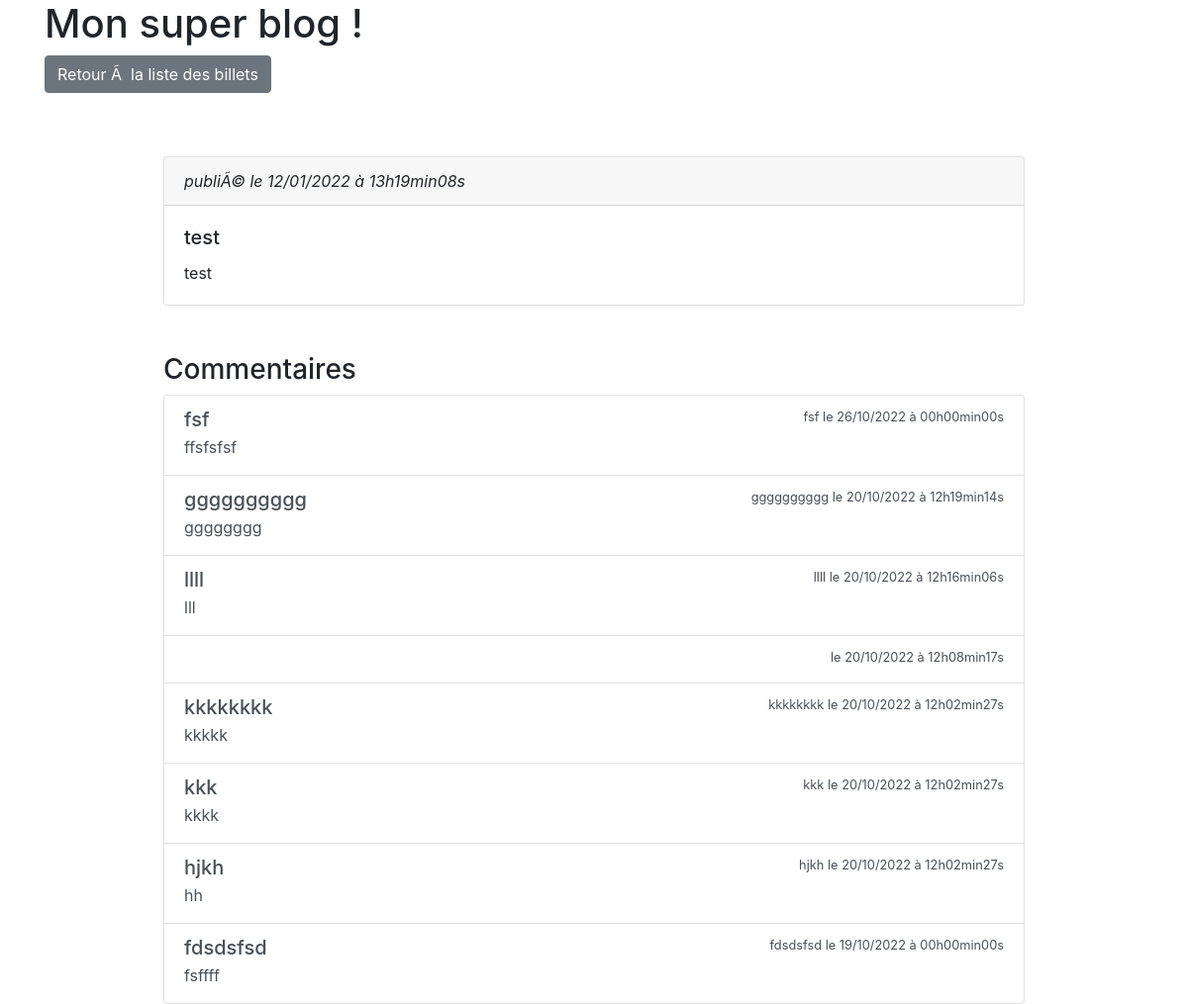
The app's page /commentaires.php?billet=1, older data.
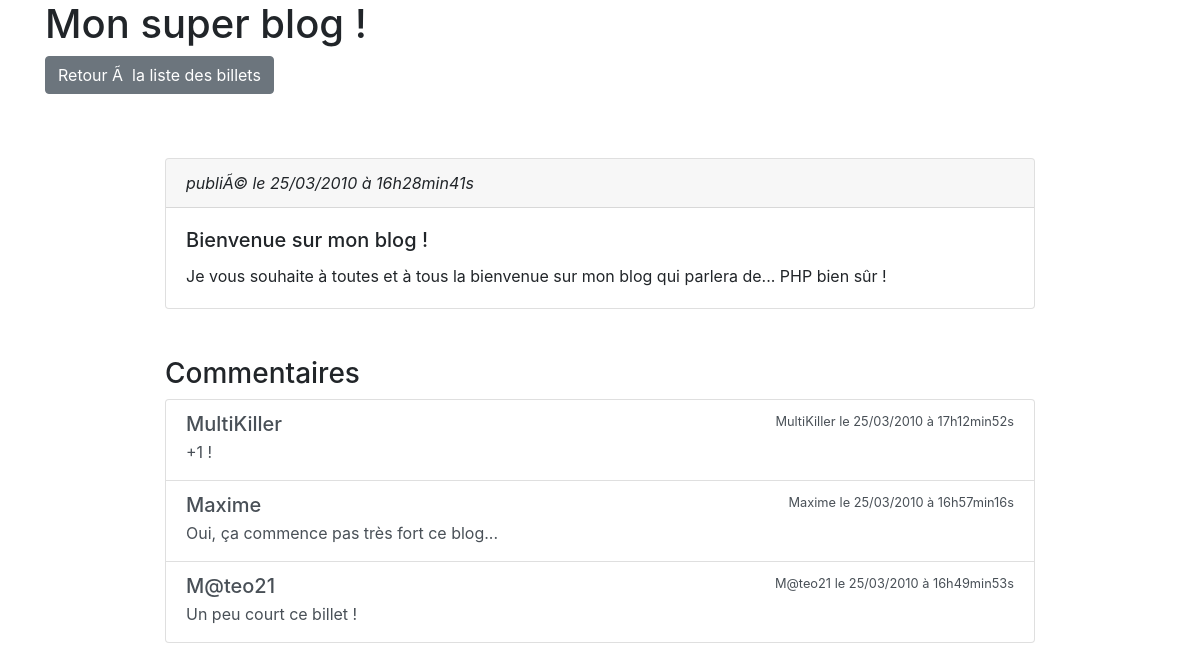
The same page, newer data.
### tables this page shows
CREATE TABLE IF NOT EXISTS `billets` (
  `id` int(11) NOT NULL AUTO_INCREMENT,
  `titre` varchar(255) NOT NULL,
  `contenu` text NOT NULL,
  `date_creation` datetime NOT NULL,
  PRIMARY KEY (`id`)
);

CREATE TABLE IF NOT EXISTS `commentaires` (
  `id` int(11) NOT NULL AUTO_INCREMENT,
  `id_billet` int(11) NOT NULL,
  `auteur` varchar(255) NOT NULL,
  `commentaire` text NOT NULL,
  `date_commentaire` datetime NOT NULL,
  PRIMARY KEY (`id`)
);

### commentaires.php (the view, shortened to what this page needs)
<!DOCTYPE html>
<html>
<head>
    <link href="css/bootstrap.css" rel="stylesheet">
    <link href="css/style.css" rel="stylesheet" />
</head>
<body>
<header class="container">
    <div class="row justify-content-center">
        <div class="col-12">
            <h1>Mon super blog !</h1>
            <p><a href="index.php" class="btn btn-secondary">Retour Ã  la liste des billets</a></p>
        </div>
    </div>
</header>
<section class="container-fluid">
    <div class="row justify-content-center">
        <div class="col-9">
            <?php
            require_once("bd.php");
            $req = $db->prepare(
                'SELECT id, titre, contenu, DATE_FORMAT(date_creation, \'%d/%m/%Y à %Hh%imin%ss\') AS date_creation_fr FROM billets
                WHERE id = :id'
            );
            $req->execute([
                    ':id'=>$_REQUEST['billet']
            ]);
            $donnees = $req->fetch();
            ?>
            <div class="card mt-5">
                <div class="card-header">
                    <em>publiÃ© le <?php echo $donnees['date_creation_fr']; ?></em>
                </div>
                <div class="card-body">
                    <h5 class="card-title"><?php echo htmlspecialchars($donnees['titre']); ?></h5>
                    <p class="card-text"><?php echo nl2br(htmlspecialchars($donnees['contenu'])); ?></p>
                </div>
            </div>
        </div>
    </div>
    <div class="row justify-content-center mt-5">
        <div class="col-9">
            <h3>Commentaires</h3>
            <div class="list-group">
                <?php
                $req = $db->prepare(
                    'SELECT
                                auteur,
                                commentaire,
                                DATE_FORMAT(date_commentaire, \'%d/%m/%Y à %Hh%imin%ss\') AS date_commentaire_fr
                            FROM commentaires
                            WHERE id_billet = :id
                            ORDER BY date_commentaire DESC'
                );
                $req->execute([
                        ':id'=>$_GET['billet']
                ]);
                while ($donnees = $req->fetch())
                {
                    ?>
                    <a href="#" class="list-group-item list-group-item-action flex-column align-items-start">
                        <div class="d-flex w-100 justify-content-between">
                            <h5 class="mb-1"><?php echo htmlspecialchars($donnees['auteur']); ?></h5>
                            <small><?php echo htmlspecialchars($donnees['auteur']); ?></strong> le <?php echo $donnees['date_commentaire_fr']; ?></small>
                        </div>
                        <p class="mb-1"><?php echo nl2br(htmlspecialchars($donnees['commentaire'])); ?></p>
                    </a>
                    <?php
                }
                ?>
            </div>
        </div>
    </div>
</section>
</body>
</html>

Row changes from the older to the newer data that the page shows:
no longer on this page (row edited): commentaires: auteur "fsf", date_commentaire_fr "26/10/2022 à 00h00min00s", commentaire "ffsfsfsf"
removed commentaires: auteur "gggggggggg", date_commentaire_fr "20/10/2022 à 12h19min14s", commentaire "gggggggg"
removed commentaires: auteur "llll", date_commentaire_fr "20/10/2022 à 12h16min06s", commentaire "lll"
removed commentaires: date_commentaire_fr "20/10/2022 à 12h08min17s"
removed commentaires: auteur "kkkkkkkk", date_commentaire_fr "20/10/2022 à 12h02min27s", commentaire "kkkkk"
removed commentaires: auteur "kkk", date_commentaire_fr "20/10/2022 à 12h02min27s", commentaire "kkkk"
removed commentaires: auteur "hjkh", date_commentaire_fr "20/10/2022 à 12h02min27s", commentaire "hh"
no longer on this page (row edited): commentaires: auteur "fdsdsfsd", date_commentaire_fr "19/10/2022 à 00h00min00s", commentaire "fsffff"
changed billets: titre "test" → "Bienvenue sur mon blog !"; contenu "test" → "Je vous souhaite à toutes et à tous la bienvenue sur mon blog qui parlera de... PHP bien sûr !"
now on this page (row edited): commentaires: auteur "MultiKiller", date_commentaire_fr "25/03/2010 à 17h12min52s", commentaire "+1 !"
now on this page (row edited): commentaires: auteur "Maxime", date_commentaire_fr "25/03/2010 à 16h57min16s", commentaire "Oui, ça commence pas très fort ce blog..."
now on this page (row edited): commentaires: auteur "M@teo21", date_commentaire_fr "25/03/2010 à 16h49min53s", commentaire "Un peu court ce billet !"
Text that changed along with them:
$donnees['date_creation_fr']: "12/01/2022 à 13h19min08s" → "25/03/2010 à 16h28min41s"
